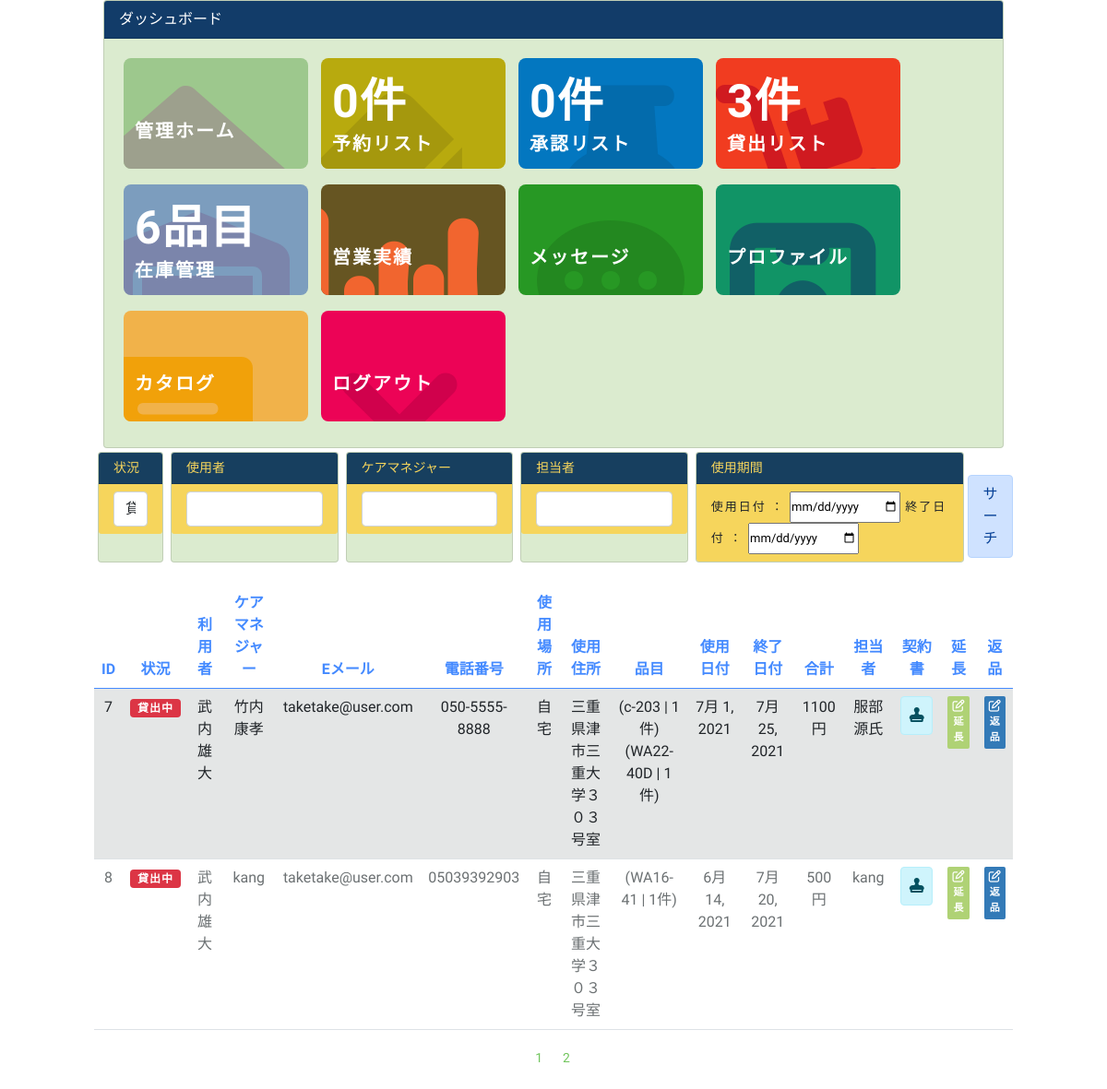
Page /dashboard/order_list/ (signed in) on the earlier database version.
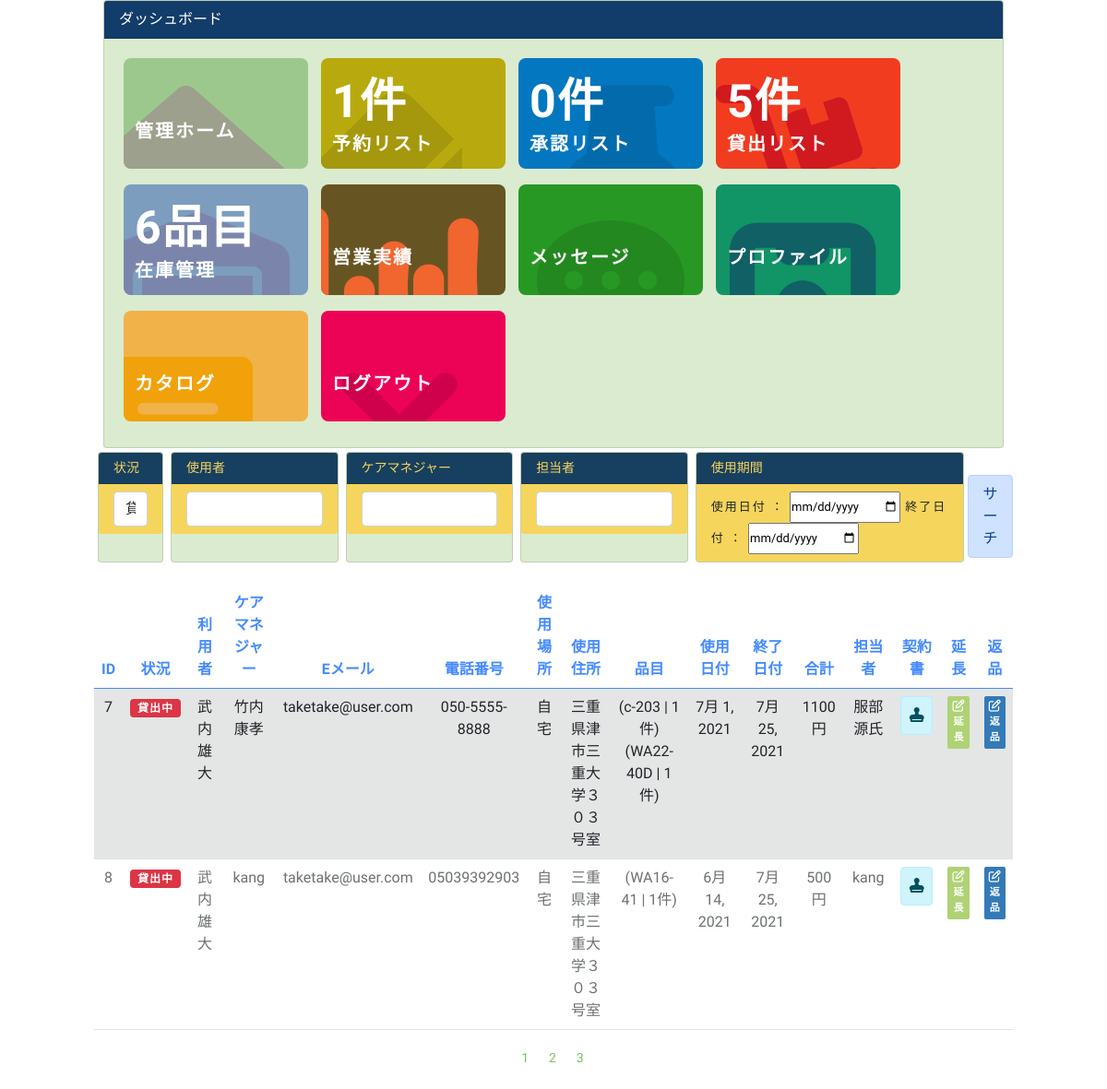
Same page on the later database version.
### dashboard/models.py (models this page shows, shortened)
class Permission(models.Model):
    user = models.ForeignKey(User, on_delete=models.CASCADE)
    date = models.DateTimeField(auto_now=True)
    order= models.ForeignKey(OrderModel, on_delete=models.CASCADE, blank=True, null=True)
    message = models.CharField(max_length=100, blank=True, null=True)
    result = models.IntegerField(default=3)
    image = models.ImageField(upload_to='contract_images/', blank=True, null=True)
    start_date = models.DateField(blank=True, null=True)
    end_date = models.DateField(blank=True, null=True)

### customer/models.py (models this page shows, shortened)
class OrderModel(models.Model):
    user = models.ForeignKey(User, on_delete=models.CASCADE)
    created_on = models.DateTimeField(auto_now_add=True)
    items = models.ManyToManyField(
        'OrderItem')
    license = models.CharField(max_length=100, blank=True)
    name = models.CharField(max_length=50, blank=True)
    email = models.CharField(max_length=50, blank=True)
    facility = models.CharField(max_length=50, blank=True)
    phone = models.CharField(max_length=50, blank=True)
    price = models.IntegerField(blank=True, null=True)
    status = models.IntegerField(default=2)
    description = models.CharField(max_length=100, blank=True)
    permitter = models.ForeignKey(User, related_name='permitter', on_delete=models.CASCADE, blank=True, null=True)
    permit_day = models.DateTimeField(blank=True, null=True)
    handler = models.ForeignKey(User, related_name="handler", on_delete=models.CASCADE, blank=True, null=True)
    location_selecter = models.IntegerField(blank=True)
    limit = models.IntegerField(default=0)
    start_date = models.DateTimeField()
    end_date = models.DateTimeField()

### dashboard/views.py (the view)
# urls.py: path('order_list/', order_list, name='order_list'),
@login_required
def order_list(request):
    paginate_by = 2
    context = {}
    permission_list = Permission.objects.filter(Q(result=1) or Q(result=2))
    result1 = request.GET.get('result1')
    name = request.GET.get('name')
    user = request.GET.get('user')
    handler = request.GET.get('handler')
    if request.GET.get('startdate'):
        startdate = request.GET.get('startdate')
    else:
        startdate = timezone.now()-datetime.timedelta(days=9999)
    if request.GET.get('enddate'):
        enddate = request.GET.get('enddate')
    else:
        enddate = timezone.now()+datetime.timedelta(days=9999)
    if result1 or name or user or handler:
        permission_list = Permission.objects.filter(Q(start_date__gte=startdate) and Q(end_date__lte=enddate)).filter(result=result1).filter(order__name__icontains=name).filter(order__user__username__icontains=user).filter(user__username__icontains=handler)
    context['is_paginated'] = True
    paginator = Paginator(permission_list, paginate_by)
    page_number_range = 10
    current_page = int(request.GET.get('page',1))
    context['current_page'] = current_page
    start_index = int((current_page-1)/page_number_range)*page_number_range
    end_index = start_index + page_number_range
    current_page_group_range = paginator.page_range[start_index:end_index]
    start_page = paginator.page(current_page_group_range[0])
    end_page = paginator.page(current_page_group_range[-1])
    has_previous_page = start_page.has_previous()
    has_next_page = end_page.has_next()
    context['current_page_group_range'] = current_page_group_range
    if has_previous_page:
        context['has_previous_page'] = has_previous_page
        context['previous_page'] = start_page.previous_page_number
    if has_next_page:
        context['has_next_page'] = has_next_page
        context['next_page'] = end_page.next_page_number
    e = paginate_by * current_page
    s = e - paginate_by
    permission_list = permission_list[s:e]
    context['permissions'] = permission_list
    if request.method == 'POST':
        order_pk = request.POST.get('order_pk')
        order = OrderModel.objects.get(pk=order_pk)
        order.status = 1
        order.handler = request.user
        order.save()
        message = request.POST.get('message', None)
        permission = Permission.objects.create(
            message=message,
            order=order,
            user=request.user,
        )
        permission_pk = request.POST.get('permission_pk')
        start_date = request.POST.get('start_date')
        end_date = request.POST.get('end_date')
        permission = Permission.objects.get(pk=permission_pk)
        permission.result = 2
        permission.start_date = start_date
        permission.end_date = end_date
        permission.save()
        order = OrderModel.objects.get(pk=permission.order.pk)
        order.status = 0
        order.save()
        form0 = TrackerImageForm(request.POST, request.FILES)
    else:
        form0 = TrackerImageForm()
        context['form0'] = form0
        form = ImageForm()
        context['form'] = form
        order_count = OrderModel.objects.filter(status=2).count()
        uncharged_count = Permission.objects.filter(result=3).count()
        rent_count = Permission.objects.filter(result=1).count()
        item_count = MenuItem.objects.all().count()
        context['order_count'] = order_count
        context['uncharged_count'] = uncharged_count
        context['rent_count'] = rent_count
        context['item_count'] = item_count
    return render(request, 'dashboard/order_list.html', context)

### dashboard/forms.py
class TrackerImageForm(forms.ModelForm):
    class Meta:
        model = Tracker
        fields = ['contract_image']
    def __init__(self, *args, **kwargs):
        super(TrackerImageForm, self).__init__(*args, **kwargs)
        self.fields['contract_image'].label = "受渡確認書"

class ImageForm(forms.ModelForm):
    class Meta:
        model = Permission
        fields = ['image',]
    def __init__(self, *args, **kwargs):
        super(ImageForm, self).__init__(*args, **kwargs)
        self.fields['image'].label = "《契約書》"

### customer/models.py (called while the page is built)
    def __str__(self):
        return self.name

    def __str__(self):
        return f'{self.items} | {self.quantity}件'

### dashboard/templates/dashboard/order_list.html (shortened to what the changed rows need)
{% extends 'dashboard/base.html' %}
{% load auth_extras %}
{% load crispy_forms_tags %}
{% block content %}
{% include 'dashboard/top.html' %}
<div class="row justify-content-center">
    <div class="col-lg-10">
        <table class="table table-striped text-center" id="fav-table">
            <thead>
                <tr class="row-name">
                    <th>ID</th>
                    <th>状況</th>
                    <th>利用者</th>
                    <th>ケアマネジャー</th>
                    <th>Eメール</th>
                    <th>電話番号</th>
                    <th>使用場所</th>
                    <th>使用住所</th>
                    <th>品目</th>
                    <th>使用日付</th>
                    <th>終了日付</th>
                    <th>合計</th>
                    <th>担当者</th>
                    <th>契約書</th>
                    <th>延長</th>
                    <th>返品</th>
                </tr>
            </thead>
            <tbody>
                {% for permission in permissions %}
                <tr class="row-content">
                    <td>{{ permission.id }}</td>
                    <td>
                        {% if permission.result == 1 %}
                        <span class="badge bg-danger">貸出中</span>
                        {% elif permission.result == 2 %}
                        <span class="badge bg-secondary">終了</span>
                        {% endif %}
                    </td>
                    <td>{{ permission.order.name }}</td>
                    <td>{{ permission.order.user }}</td>
                    <td>{{ permission.order.email }}</td>
                    <td>{{ permission.order.phone }}</td>
                    <td>
                        {% if permission.order.location_selecter == 1 %}
                        自宅
                        {% else %}
                        施設
                        {% endif %}
                    </td>
                    <td>
                        {% if permission.order.location_selecter == 1 %}
                        {{ permission.order.facility }}
                        {% else %}
                        {{ permission.user.client.facility }}
                        {% endif %}
                    </td>
                    <td>
                        {% for item in permission.order.items.all %}
                        ({{ item }})
                        {% endfor %}
                    </td>
                    <td>{{ permission.start_date }}</td>
                    <td>{{ permission.end_date }}</td>
                    <td>{{ permission.order.price }}円</td>
                    <td>{{ permission.user }}</td>
                    <td>
                    {% if permission.image %}
                        <button type="button" class="alert alert-info p-2" data-bs-toggle="modal" data-bs-target="#contract{{permission.pk}}" style="width:100%"><i class="fas fa-stamp"></i></button>
                    {% endif %}
                    </td>
                    <td>
                        {% if permission.result == 1%}
                        <button href="#{{permission.pk}}" type="button" class="btn btn-primary extends p-1" data-bs-toggle="modal" data-bs-target="#extends{{permission.pk}}"><i class="fa fa-pencil-square-o" aria-hidden="true"></i>延長</button>
                        {% else %}
                        <span class="alert alert-danger p-1">返品済み</span>
                        {% endif %}
                    </td>
                    <td>
                        {% if permission.result == 1%}
                        <button href="#{{permission.pk}}" type="button" class="btn btn-primary edit p-1" data-bs-toggle="modal" data-bs-target="#collapseExample{{permission.pk}}"><i class="fa fa-pencil-square-o" aria-hidden="true"></i>返品</button>
                        {% else %}
                        <span class="alert alert-danger p-1">返品済み</span>
                        {% endif %}
                    </td>
                </tr>
                {% endfor %}
            </tbody>
        </table>
        <div class="container-fluid text-center">
            {% if is_paginated %}
            <p>
            {% for page in current_page_group_range %}
                {% if page == page_obj.number %}
                    <a >{{ page }}</a>
                {% else %}
                <a href="/dashboard/order_list?result1={{request.GET.result1}}&name={{request.GET.name}}&user={{request.GET.user}}&handler={{request.GET.handler}}&page={{page}}">{{ page }}</a>
                {% endif %}
            {% endfor %}
            </p>
            {% endif %}
        </div>
    </div>
</div>
{% endblock content %}

Differences in the rows shown:
changed Permission "kang": end_date "7月 20, 2021" → "7月 25, 2021"
Other differences:
{{ order_count }}: "0" → "1"
{{ rent_count }}: "3" → "5"
new list line: "3"
